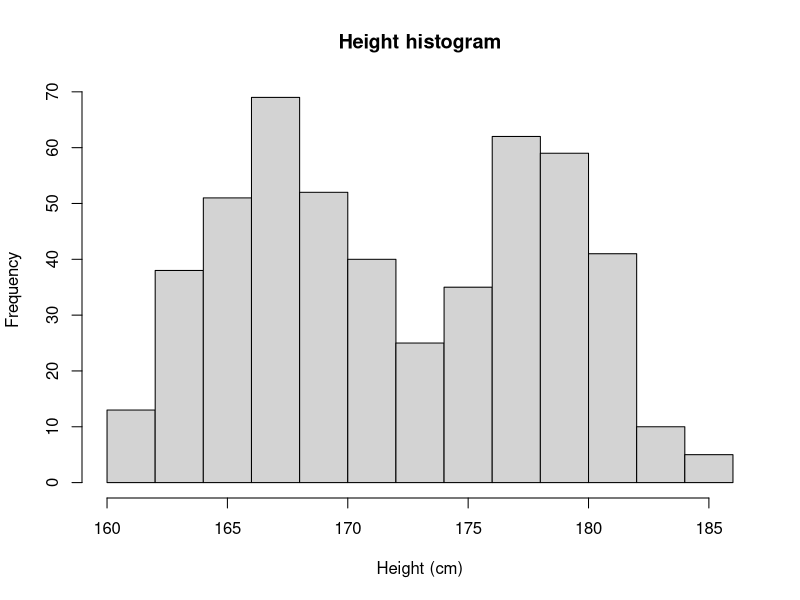

The R source for this figure: (Note: this script raises an error after producing the figure.)
## ---- chunk 1
CDM <- read.csv("Final CDMSim data.csv")

## ---- chunk 2
lapply(CDM,class)
## ---- chunk 3
CDM$gender <- factor(CDM$gender)
CDM$ethnicity <- factor(CDM$ethnicity)
CDM$Country <- factor(CDM$Country)
CDM$City <- factor(CDM$City)
CDM$Education.level <- factor(CDM$Education.level)
CDM$SNP_1 <- factor(CDM$SNP_1)
CDM$SNP_2 <- factor(CDM$SNP_2)
CDM$SNP_3 <- factor(CDM$SNP_3)
CDM$SNP_4 <- factor(CDM$SNP_4)
CDM$SNP_5 <- factor(CDM$SNP_5)
## ---- chunk 4
hist(CDM$height,xlab="Height (cm)",main ="Height histogram")
## ---- chunk 5

## ---- chunk 6

## ---- chunk 7
describeBy(CDM$S4br1na,group=CDM$case_status)

